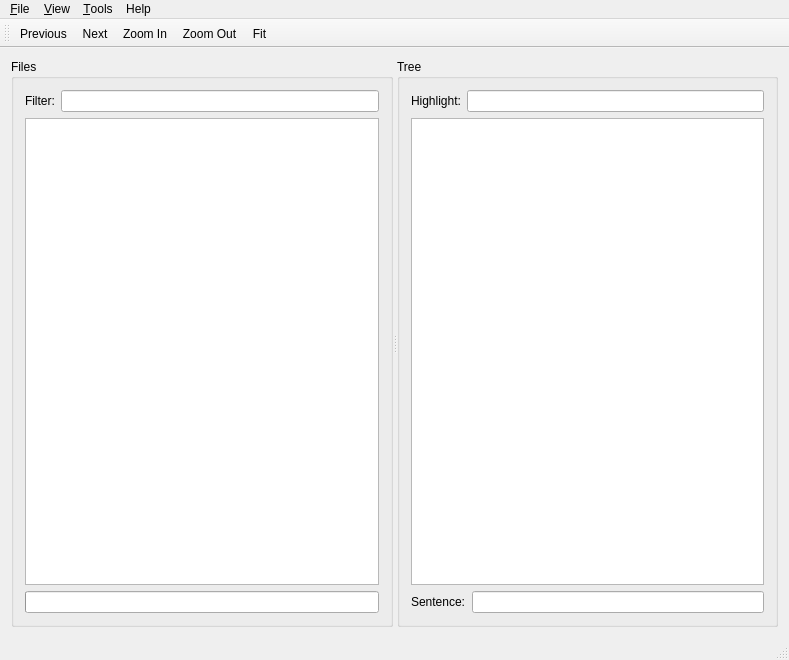
<?xml version="1.0" encoding="UTF-8"?>
<ui version="4.0">
 <class>DactMainWindow</class>
 <widget class="QMainWindow" name="DactMainWindow">
  <property name="geometry">
   <rect>
    <x>0</x>
    <y>0</y>
    <width>789</width>
    <height>660</height>
   </rect>
  </property>
  <property name="windowTitle">
   <string>Dact</string>
  </property>
  <widget class="QWidget" name="centralWidget">
   <layout class="QVBoxLayout" name="verticalLayout_3">
    <item>
     <widget class="QSplitter" name="splitter">
      <property name="orientation">
       <enum>Qt::Horizontal</enum>
      </property>
      <widget class="QGroupBox" name="groupBox">
       <property name="title">
        <string>Files</string>
       </property>
       <layout class="QVBoxLayout" name="verticalLayout">
        <item>
         <layout class="QGridLayout" name="gridLayout_2">
          <item row="0" column="0">
           <widget class="QLabel" name="label_2">
            <property name="text">
             <string>Filter:</string>
            </property>
           </widget>
          </item>
          <item row="0" column="1">
           <widget class="QLineEdit" name="filterLineEdit"/>
          </item>
         </layout>
        </item>
        <item>
         <widget class="QListWidget" name="fileListWidget"/>
        </item>
        <item>
         <widget class="QProgressBar" name="filterProgressBar">
          <property name="visible">
           <bool>false</bool>
          </property>
         </widget>
        </item>
       </layout>
      </widget>
      <widget class="QGroupBox" name="groupBox_2">
       <property name="title">
        <string>Tree</string>
       </property>
       <layout class="QVBoxLayout" name="verticalLayout_2">
        <item>
         <layout class="QGridLayout" name="gridLayout">
          <item row="0" column="2">
           <widget class="QLineEdit" name="queryLineEdit"/>
          </item>
          <item row="0" column="1">
           <widget class="QLabel" name="label">
            <property name="text">
             <string>Highlight:</string>
            </property>
           </widget>
          </item>
         </layout>
        </item>
        <item>
         <widget class="QGraphicsView" name="treeGraphicsView">
          <property name="dragMode">
           <enum>QGraphicsView::ScrollHandDrag</enum>
          </property>
         </widget>
        </item>
        <item>
         <layout class="QHBoxLayout" name="horizontalLayout">
          <item>
           <widget class="QLabel" name="label_1">
            <property name="sizePolicy">
             <sizepolicy hsizetype="Preferred" vsizetype="Preferred">
              <horstretch>0</horstretch>
              <verstretch>0</verstretch>
             </sizepolicy>
            </property>
            <property name="text">
             <string>Sentence:</string>
            </property>
           </widget>
          </item>
          <item>
           <widget class="QLineEdit" name="sentenceLineEdit"/>
          </item>
         </layout>
        </item>
       </layout>
      </widget>
     </widget>
    </item>
   </layout>
  </widget>
  <widget class="QMenuBar" name="menuBar">
   <property name="geometry">
    <rect>
     <x>0</x>
     <y>0</y>
     <width>789</width>
     <height>22</height>
    </rect>
   </property>
   <widget class="QMenu" name="menu_File">
    <property name="title">
     <string>&amp;File</string>
    </property>
    <addaction name="openAction"/>
    <addaction name="openDirectoryAction"/>
    <addaction name="pdfExportAction"/>
    <addaction name="printAction"/>
    <addaction name="separator"/>
    <addaction name="quitAction"/>
   </widget>
   <widget class="QMenu" name="menuView">
    <property name="title">
     <string>&amp;View</string>
    </property>
    <addaction name="previousAction"/>
    <addaction name="nextAction"/>
    <addaction name="separator"/>
    <addaction name="fitAction"/>
    <addaction name="zoomInAction"/>
    <addaction name="zoomOutAction"/>
    <addaction name="separator"/>
    <addaction name="showFilterWindow"/>
   </widget>
   <widget class="QMenu" name="menuTools">
    <property name="title">
     <string>&amp;Tools</string>
    </property>
    <addaction name="showMacrosWindow"/>
    <addaction name="showQueryWindow"/>
   </widget>
   <widget class="QMenu" name="menuHelp">
    <property name="title">
     <string>Help</string>
    </property>
    <addaction name="helpAction"/>
    <addaction name="aboutAction"/>
   </widget>
   <addaction name="menu_File"/>
   <addaction name="menuView"/>
   <addaction name="menuTools"/>
   <addaction name="menuHelp"/>
  </widget>
  <widget class="QToolBar" name="mainToolBar">
   <property name="toolButtonStyle">
    <enum>Qt::ToolButtonTextUnderIcon</enum>
   </property>
   <attribute name="toolBarArea">
    <enum>TopToolBarArea</enum>
   </attribute>
   <attribute name="toolBarBreak">
    <bool>false</bool>
   </attribute>
   <addaction name="previousAction"/>
   <addaction name="nextAction"/>
   <addaction name="zoomInAction"/>
   <addaction name="zoomOutAction"/>
   <addaction name="fitAction"/>
  </widget>
  <widget class="QStatusBar" name="statusBar"/>
  <action name="quitAction">
   <property name="text">
    <string>&amp;Quit</string>
   </property>
   <property name="shortcut">
    <string>Ctrl+Q</string>
   </property>
   <property name="iconVisibleInMenu">
    <bool>false</bool>
   </property>
  </action>
  <action name="fitAction">
   <property name="icon">
    <iconset resource="../resources/dact.qrc">
     <normaloff>:/icons/viewmagfit.png</normaloff>:/icons/viewmagfit.png</iconset>
   </property>
   <property name="text">
    <string>Fit</string>
   </property>
   <property name="toolTip">
    <string>Fit the tree to the tree view</string>
   </property>
   <property name="shortcut">
    <string>Ctrl+F</string>
   </property>
   <property name="iconVisibleInMenu">
    <bool>false</bool>
   </property>
  </action>
  <action name="zoomInAction">
   <property name="icon">
    <iconset resource="../resources/dact.qrc">
     <normaloff>:/icons/viewmag+.png</normaloff>:/icons/viewmag+.png</iconset>
   </property>
   <property name="text">
    <string>Zoom In</string>
   </property>
   <property name="shortcut">
    <string>Ctrl++</string>
   </property>
   <property name="iconVisibleInMenu">
    <bool>false</bool>
   </property>
  </action>
  <action name="zoomOutAction">
   <property name="icon">
    <iconset resource="../resources/dact.qrc">
     <normaloff>:/icons/viewmag-.png</normaloff>:/icons/viewmag-.png</iconset>
   </property>
   <property name="text">
    <string>Zoom Out</string>
   </property>
   <property name="shortcut">
    <string>Ctrl+-</string>
   </property>
   <property name="iconVisibleInMenu">
    <bool>false</bool>
   </property>
  </action>
  <action name="showSentencesInFileList">
   <property name="checkable">
    <bool>true</bool>
   </property>
   <property name="text">
    <string>Show Sentences</string>
   </property>
   <property name="toolTip">
    <string>Display bracketed sentences instead of file names</string>
   </property>
  </action>
  <action name="showMacrosWindow">
   <property name="enabled">
    <bool>true</bool>
   </property>
   <property name="text">
    <string>Macros...</string>
   </property>
  </action>
  <action name="showFilterWindow">
   <property name="text">
    <string>Bracketed sentences</string>
   </property>
   <property name="shortcut">
    <string>Ctrl+B</string>
   </property>
  </action>
  <action name="showQueryWindow">
   <property name="text">
    <string>Statistics...</string>
   </property>
  </action>
  <action name="nextAction">
   <property name="icon">
    <iconset resource="../resources/dact.qrc">
     <normaloff>:/icons/next.png</normaloff>:/icons/next.png</iconset>
   </property>
   <property name="text">
    <string>Next</string>
   </property>
   <property name="shortcut">
    <string>Ctrl+N</string>
   </property>
   <property name="iconVisibleInMenu">
    <bool>false</bool>
   </property>
  </action>
  <action name="previousAction">
   <property name="icon">
    <iconset resource="../resources/dact.qrc">
     <normaloff>:/icons/previous.png</normaloff>:/icons/previous.png</iconset>
   </property>
   <property name="text">
    <string>Previous</string>
   </property>
   <property name="shortcut">
    <string>Ctrl+P</string>
   </property>
   <property name="iconVisibleInMenu">
    <bool>false</bool>
   </property>
  </action>
  <action name="openAction">
   <property name="icon">
    <iconset resource="../resources/dact.qrc">
     <normaloff>:/icons/fileopen.png</normaloff>:/icons/fileopen.png</iconset>
   </property>
   <property name="text">
    <string>&amp;Open...</string>
   </property>
   <property name="shortcut">
    <string>Ctrl+O</string>
   </property>
   <property name="iconVisibleInMenu">
    <bool>false</bool>
   </property>
  </action>
  <action name="printAction">
   <property name="icon">
    <iconset resource="../resources/dact.qrc">
     <normaloff>:/icons/fileprint.png</normaloff>:/icons/fileprint.png</iconset>
   </property>
   <property name="text">
    <string>&amp;Print...</string>
   </property>
   <property name="iconVisibleInMenu">
    <bool>false</bool>
   </property>
  </action>
  <action name="pdfExportAction">
   <property name="icon">
    <iconset resource="../resources/dact.qrc">
     <normaloff>:/icons/pdf.png</normaloff>:/icons/pdf.png</iconset>
   </property>
   <property name="text">
    <string>Export to PDF...</string>
   </property>
   <property name="iconVisibleInMenu">
    <bool>false</bool>
   </property>
  </action>
  <action name="aboutAction">
   <property name="text">
    <string>About</string>
   </property>
  </action>
  <action name="helpAction">
   <property name="text">
    <string>Help</string>
   </property>
   <property name="shortcut">
    <string>F1</string>
   </property>
  </action>
  <action name="openDirectoryAction">
   <property name="text">
    <string>Open Directory...</string>
   </property>
   <property name="shortcut">
    <string>Ctrl+D</string>
   </property>
  </action>
 </widget>
 <layoutdefault spacing="6" margin="11"/>
 <resources>
  <include location="../resources/dact.qrc"/>
 </resources>
 <connections>
  <connection>
   <sender>quitAction</sender>
   <signal>triggered()</signal>
   <receiver>DactMainWindow</receiver>
   <slot>close()</slot>
   <hints>
    <hint type="sourcelabel">
     <x>-1</x>
     <y>-1</y>
    </hint>
    <hint type="destinationlabel">
     <x>394</x>
     <y>329</y>
    </hint>
   </hints>
  </connection>
 </connections>
</ui>
